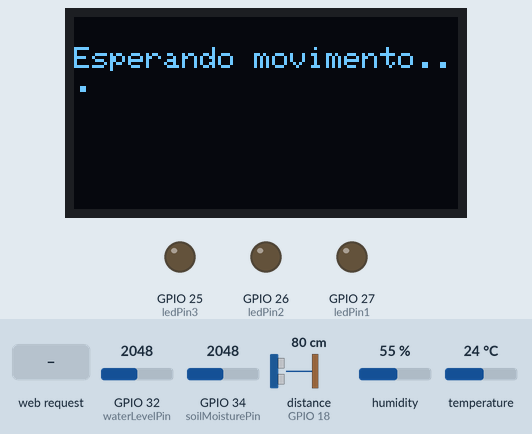
Bench run of a sketch on a simulated ESP32. Shown: 128×64 one-colour display, output pins drawn as LEDs (lit = HIGH). Wiring (inferred from the names in the program): ultrasonic range finder: trigger GPIO 5; echo GPIO 18. Inputs (shaded band) come from the test bench; at power-on: distance to the obstacle (sensor on GPIO 18) 80 cm, GPIO 32 (waterLevelPin) = 2048, GPIO 34 (soilMoisturePin) = 2048, humidity 55 %, temperature 24 °C. The echo pulse lasts 58.3 µs per cm; WiFi joins after 1.5 s; servers stay silent unless stated; pins used as bus, display or sensor lines are not drawn; what the sketch prints to the serial monitor is not drawn.

Above: at 3.2 s.
3.3 s: distance to the obstacle (sensor on GPIO 18) set to 22 cm
6.5 s: distance to the obstacle (sensor on GPIO 18) set to 18 cm
At 8.1 s:
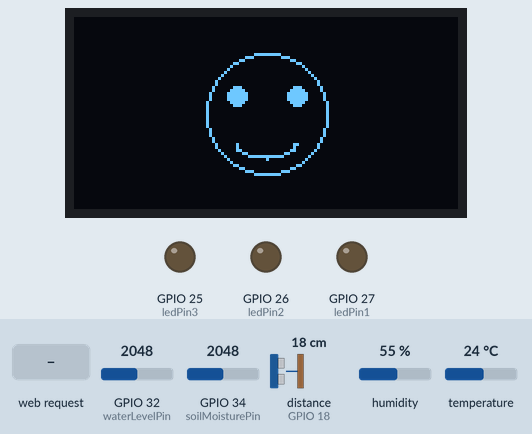
9.7 s: distance to the obstacle (sensor on GPIO 18) set to 35 cm
At 13.1 s:
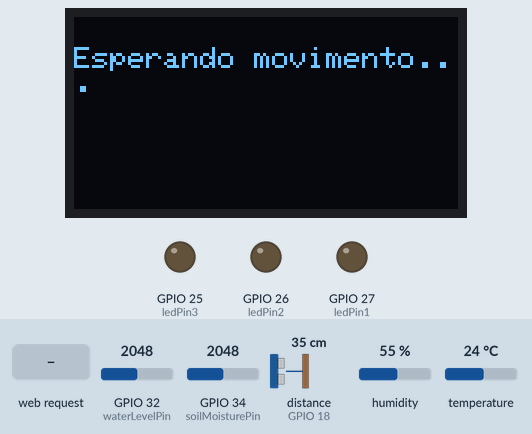
13.4 s: HTTP request GET /led1 received
At 15.0 s:
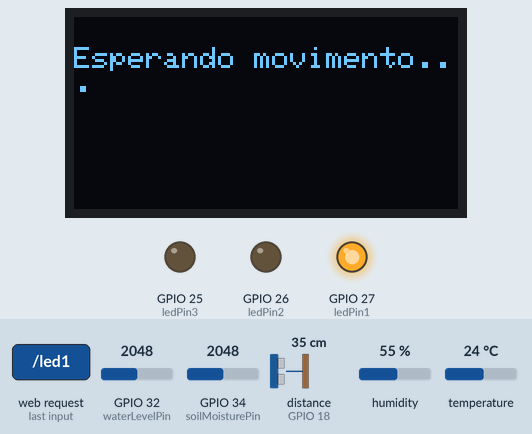
16.6 s: HTTP request GET /led2 received
At 17.6 s:
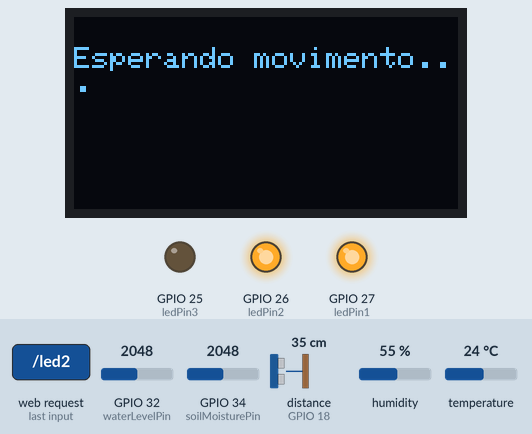
19.8 s: HTTP request GET /led3 received
At 22.7 s:
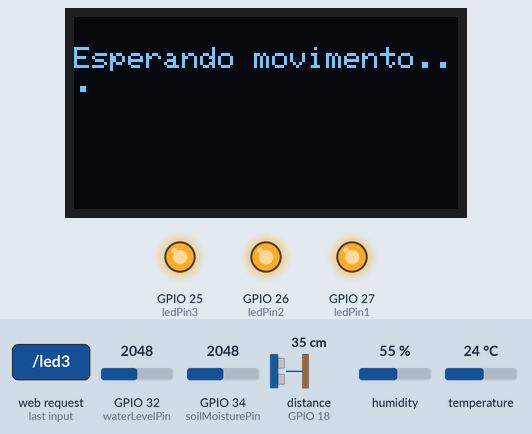
Timing chart, 0 to 24.1 s (numbered marks = the images above; inputs shaded):
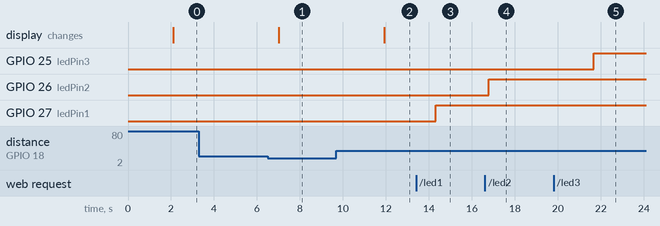

Measured:
- the behaviour switches between 21 and 20 cm on distance to the obstacle (sensor on GPIO 18) (found by bisection; images 0 and 1)
- after the input at 3.3 s, every drawn part: stays the same
- after the input at 6.5 s, the display: changes after 0.52 s (image 1)
- after the input at 9.7 s, the display: changes after 2.2 s (image 2)
- after the input at 13.4 s, GPIO 27 (ledPin1): LOW → HIGH after 0.92 s
- after the input at 16.6 s, GPIO 26 (ledPin2): LOW → HIGH after 0.17 s
- after the input at 19.8 s, GPIO 25 (ledPin3): LOW → HIGH after 1.9 s

The sketch:

Esp32.ino
```cpp
#include <WiFi.h>
#include <WebServer.h>
#include <HTTPClient.h>
#include <DHT.h>
#include <Wire.h>
#include <Adafruit_GFX.h>
#include <Adafruit_SSD1306.h>
#include <math.h>

// Configurações Wi-Fi
const char* ssid = "SSID";
const char* password = "Senha";

// Configurações do servidor web para controle de LEDs
WebServer server(80);
const int ledPin1 = 27;
const int ledPin2 = 26;
const int ledPin3 = 25;

// Configurações do sensor DHT11
#define DHTPIN 4
#define DHTTYPE DHT11
DHT dht(DHTPIN, DHTTYPE);
const char* serverName = "http://:5000/endpoint"; //ajustar IP

// Configurações do sensor de proximidade e tela OLED
#define TRIGGER_PIN 5
#define ECHO_PIN 18
#define SCREEN_WIDTH 128
#define SCREEN_HEIGHT 64
#define OLED_RESET -1
Adafruit_SSD1306 display(SCREEN_WIDTH, SCREEN_HEIGHT, &Wire, OLED_RESET);
#define DISTANCE_THRESHOLD 20

// Configurações do sensor de umidade do solo
const int soilMoisturePin = 34;
const char* soilMoistureUrl = "http://:5000/data"; //ajustar IP

// Configurações do sensor de nível de água
const int waterLevelPin = 32;
const char* waterLevelUrl = "http://:5000/update"; //ajustar IP

// Funções para alternar LEDs
void handleLed1() {
  digitalWrite(ledPin1, !digitalRead(ledPin1));
  server.send(200, "text/plain", "LED 1 foi alternado!");
}

void handleLed2() {
  digitalWrite(ledPin2, !digitalRead(ledPin2));
  server.send(200, "text/plain", "LED 2 foi alternado!");
}

void handleLed3() {
  digitalWrite(ledPin3, !digitalRead(ledPin3));
  server.send(200, "text/plain", "LED 3 foi alternado!");
}

void handleRoot() {
  String html = "<html><head><title>Controle de LEDs</title></head><body>";
  html += "<h1>Controle de LEDs</h1>";
  html += "<button onclick=\"fetch('/led1')\">Alternar LED 1</button>";
  html += "<button onclick=\"fetch('/led2')\">Alternar LED 2</button>";
  html += "<button onclick=\"fetch('/led3')\">Alternar LED 3</button>";
  html += "</body></html>";
  server.send(200, "text/html", html);
}

// Função de leitura do sensor DHT11
void readDHT() {
  float temperatura = dht.readTemperature();
  float umidade = dht.readHumidity();
  if (isnan(temperatura) || isnan(umidade)) {
    Serial.println("Falha ao ler o sensor DHT!");
  } else {
    Serial.print("Temperatura: ");
    Serial.println(temperatura);
    Serial.print("Umidade: ");
    Serial.println(umidade);
  }
}

// Funções do sensor de proximidade
void readProximity() {
  long duration, distance;
  digitalWrite(TRIGGER_PIN, LOW);
  delayMicroseconds(2);
  digitalWrite(TRIGGER_PIN, HIGH);
  delayMicroseconds(10);
  digitalWrite(TRIGGER_PIN, LOW);
  duration = pulseIn(ECHO_PIN, HIGH);
  distance = duration * 0.034 / 2;

  Serial.print("Distância: ");
  Serial.print(distance);
  Serial.println(" cm");

  display.clearDisplay();
  if (distance < DISTANCE_THRESHOLD && distance > 0) {
    drawHappyFace();
  } else {
    display.setTextSize(1);
    display.setTextColor(SSD1306_WHITE);
    display.setCursor(0, 10);
    display.println("Esperando movimento...");
    display.display();
  }
}

void drawHappyFace() {
  display.drawCircle(64, 32, 20, SSD1306_WHITE);
  display.fillCircle(54, 26, 3, SSD1306_WHITE);
  display.fillCircle(74, 26, 3, SSD1306_WHITE);
  drawSmile(64, 42, 20, 10);
  display.display();
}

void drawSmile(int x, int y, int w, int h) {
  for (int i = 0; i <= 180; i++) {
    int x0 = x + (w / 2) * cos(radians(i));
    int y0 = y + (h / 2) * sin(radians(i));
    display.drawPixel(x0, y0, SSD1306_WHITE);
  }
}

// Função de leitura do sensor de umidade do solo
void readSoilMoisture() {
  int sensorValueAnalog = analogRead(soilMoisturePin);
  Serial.print("Umidade do Solo: ");
  Serial.println(sensorValueAnalog);

  if (WiFi.status() == WL_CONNECTED) {
    WiFiClient client;
    if (client.connect(soilMoistureUrl, 80)) {
      String postData = "message=" + String(sensorValueAnalog);
      client.println("POST /data HTTP/1.1");
      client.println("Host: 192.168.100.21");
      client.println("Content-Type: application/x-www-form-urlencoded");
      client.print("Content-Length: ");
      client.println(postData.length());
      client.println();
      client.println(postData);
    }
    client.stop();
  }
}

// Função de leitura do sensor de nível de água
void readWaterLevel() {
  int waterLevel = analogRead(waterLevelPin);
  Serial.print("Nível de água: ");
  Serial.println(waterLevel);

  if (WiFi.status() == WL_CONNECTED) {
    WiFiClient client;
    if (client.connect(waterLevelUrl, 80)) {
      String postData = "waterLevel=" + String(waterLevel);
      client.println("POST /update HTTP/1.1");
      client.println("Host: 192.168.100.21");
      client.println("Content-Type: application/x-www-form-urlencoded");
      client.print("Content-Length: ");
      client.println(postData.length());
      client.println();
      client.println(postData);
    }
    client.stop();
  }
}

void setup() {
  Serial.begin(115200);

  // Configuração dos pinos de LEDs
  pinMode(ledPin1, OUTPUT);
  pinMode(ledPin2, OUTPUT);
  pinMode(ledPin3, OUTPUT);

  // Configuração do sensor de proximidade e OLED
  pinMode(TRIGGER_PIN, OUTPUT);
  pinMode(ECHO_PIN, INPUT);
  if (!display.begin(SSD1306_SWITCHCAPVCC, 0x3C)) {
    Serial.println(F("Falha ao inicializar a tela OLED"));
    for (;;);
  }
  display.clearDisplay();
  display.display();

  // Inicialização do sensor DHT
  dht.begin();

  // Conexão Wi-Fi
  WiFi.begin(ssid, password);
  while (WiFi.status() != WL_CONNECTED) {
    delay(1000);
    Serial.println("Conectando ao WiFi...");
  }
  Serial.println("Conectado ao WiFi!");
  Serial.print("Endereço IP: ");
  Serial.println(WiFi.localIP());

  // Inicialização do servidor
  server.on("/", handleRoot);
  server.on("/led1", handleLed1);
  server.on("/led2", handleLed2);
  server.on("/led3", handleLed3);
  server.begin();
}

void loop() {
  server.handleClient();
  readDHT();
  readProximity();
  readSoilMoisture();
  readWaterLevel();
  delay(2000);
}
```
